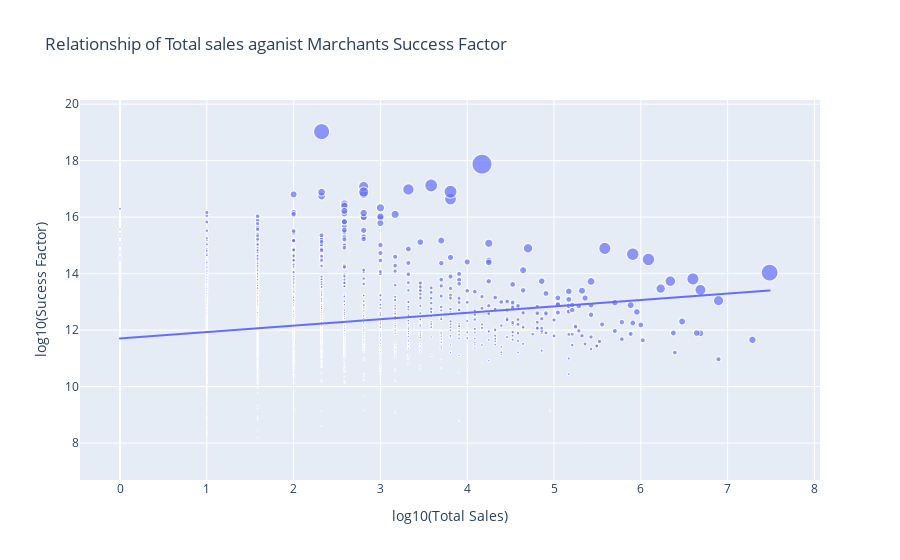

The code cell stored with this chart in its notebook:
### Code cell
val_x = np.log2(merchant_perf['Total_sales'])
val_y = np.log2(merchant_perf['Success_factor'])

fig = px.scatter(merchant_perf, x=val_x, y=val_y, 
                 trendline="ols", size="Total_revenue",
                labels={'x':'log10(Total Sales)', 'y':'log10(Sucess Factor)'}, 
                 title='Relationship of Total sales aganist Marchants Success Factor')
fig.show()

### Figure 1 — Plotly figure (JSON) as saved in the notebook; plotly's stock layout.template omitted (floating-point values rounded to 4 significant figures; data arrays with more than 128 entries replaced by an {"elided": "..."} marker saying what was removed)
{"data": [{"hovertemplate": "log10(Total Sales)=%{x}<br>log10(Sucess Factor)=%{y}<br>Total_revenue=%{marker.size}<extra></extra>", "legendgroup": "", "marker": {"color": "#636efa", "size": {"elided": "4475 int values"}, "sizemode": "area", "sizeref": 1846.0, "symbol": "circle"}, "mode": "markers", "name": "", "showlegend": false, "type": "scattergl", "x": {"elided": "4475 float values"}, "xaxis": "x", "y": {"elided": "4475 float values"}, "yaxis": "y"}, {"hovertemplate": "<b>OLS trendline</b><br>y = 0.226973 * x + 11.7044<br>R<sup>2</sup>=0.056122<br><br>log10(Total Sales)=%{x}<br>log10(Sucess Factor)=%{y} <b>(trend)</b><extra></extra>", "legendgroup": "", "marker": {"color": "#636efa", "symbol": "circle"}, "mode": "lines", "name": "", "showlegend": false, "type": "scattergl", "x": {"elided": "4475 float values"}, "xaxis": "x", "y": {"elided": "4475 float values"}, "yaxis": "y"}], "layout": {"legend": {"itemsizing": "constant", "tracegroupgap": 0}, "title": {"text": "Relationship of Total sales aganist Marchants Success Factor"}, "xaxis": {"anchor": "y", "domain": [0, 1], "title": {"text": "log10(Total Sales)"}}, "yaxis": {"anchor": "x", "domain": [0, 1], "title": {"text": "log10(Sucess Factor)"}}}}
